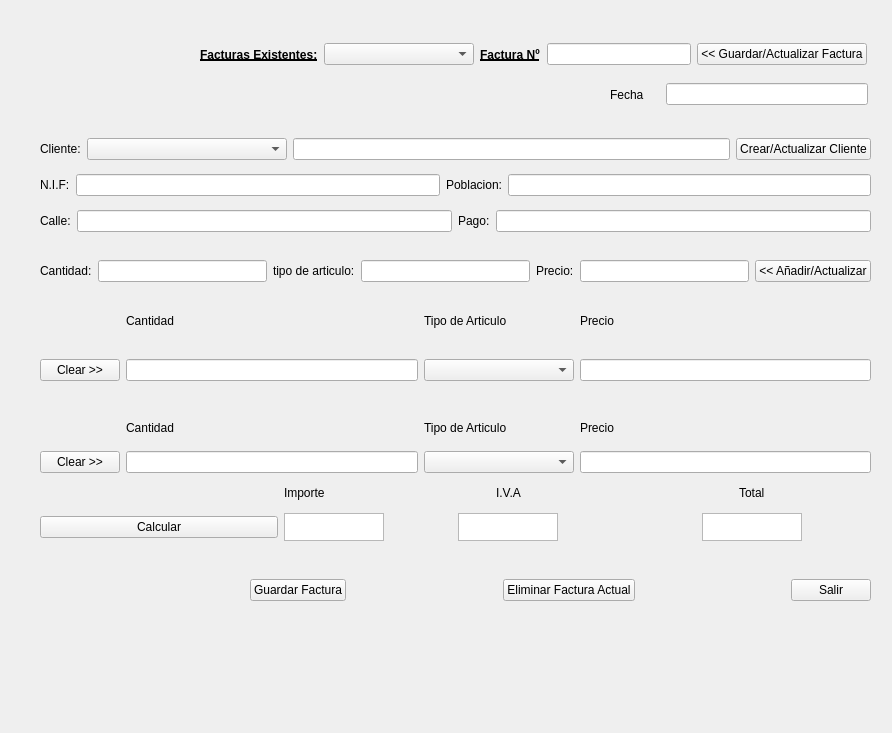
<?xml version="1.0" encoding="UTF-8"?>
<ui version="4.0">
 <class>Form</class>
 <widget class="QWidget" name="Form">
  <property name="geometry">
   <rect>
    <x>0</x>
    <y>0</y>
    <width>892</width>
    <height>733</height>
   </rect>
  </property>
  <property name="windowTitle">
   <string>Form</string>
  </property>
  <widget class="QWidget" name="gridLayoutWidget">
   <property name="geometry">
    <rect>
     <x>0</x>
     <y>0</y>
     <width>2</width>
     <height>2</height>
    </rect>
   </property>
   <layout class="QGridLayout" name="gridLayout"/>
  </widget>
  <widget class="QWidget" name="layoutWidget">
   <property name="geometry">
    <rect>
     <x>200</x>
     <y>40</y>
     <width>667</width>
     <height>29</height>
    </rect>
   </property>
   <layout class="QHBoxLayout" name="horizontalLayout_3">
    <item>
     <widget class="QLabel" name="fel">
      <property name="font">
       <font>
        <weight>75</weight>
        <bold>true</bold>
        <underline>true</underline>
       </font>
      </property>
      <property name="text">
       <string>Facturas Existentes:</string>
      </property>
     </widget>
    </item>
    <item>
     <widget class="QComboBox" name="boxfacs">
      <property name="minimumSize">
       <size>
        <width>150</width>
        <height>0</height>
       </size>
      </property>
     </widget>
    </item>
    <item>
     <widget class="QLabel" name="nfl">
      <property name="font">
       <font>
        <weight>75</weight>
        <bold>true</bold>
        <underline>true</underline>
       </font>
      </property>
      <property name="text">
       <string>Factura Nº</string>
      </property>
     </widget>
    </item>
    <item>
     <widget class="QLineEdit" name="nf"/>
    </item>
    <item>
     <widget class="QPushButton" name="addf">
      <property name="text">
       <string>&lt;&lt; Guardar/Actualizar Factura</string>
      </property>
     </widget>
    </item>
   </layout>
  </widget>
  <widget class="QWidget" name="layoutWidget_2">
   <property name="geometry">
    <rect>
     <x>610</x>
     <y>80</y>
     <width>258</width>
     <height>29</height>
    </rect>
   </property>
   <layout class="QHBoxLayout" name="horizontalLayout_2">
    <item>
     <widget class="QLabel" name="de2l">
      <property name="minimumSize">
       <size>
        <width>50</width>
        <height>0</height>
       </size>
      </property>
      <property name="maximumSize">
       <size>
        <width>0</width>
        <height>100</height>
       </size>
      </property>
      <property name="font">
       <font>
        <weight>50</weight>
        <bold>false</bold>
       </font>
      </property>
      <property name="text">
       <string>Fecha </string>
      </property>
     </widget>
    </item>
    <item>
     <widget class="QLineEdit" name="de3">
      <property name="minimumSize">
       <size>
        <width>200</width>
        <height>0</height>
       </size>
      </property>
     </widget>
    </item>
   </layout>
  </widget>
  <widget class="QWidget" name="gridLayoutWidget_2">
   <property name="geometry">
    <rect>
     <x>40</x>
     <y>130</y>
     <width>831</width>
     <height>111</height>
    </rect>
   </property>
   <layout class="QGridLayout" name="gridLayout_3">
    <item row="1" column="0">
     <layout class="QHBoxLayout" name="horizontalLayout_4">
      <item>
       <widget class="QLabel" name="nifl">
        <property name="font">
         <font>
          <weight>50</weight>
          <bold>false</bold>
         </font>
        </property>
        <property name="text">
         <string>N.I.F:</string>
        </property>
       </widget>
      </item>
      <item>
       <widget class="QLineEdit" name="nif"/>
      </item>
      <item>
       <widget class="QLabel" name="poblacionl">
        <property name="font">
         <font>
          <weight>50</weight>
          <bold>false</bold>
         </font>
        </property>
        <property name="text">
         <string>Poblacion:</string>
        </property>
       </widget>
      </item>
      <item>
       <widget class="QLineEdit" name="poblacion"/>
      </item>
     </layout>
    </item>
    <item row="2" column="0">
     <layout class="QHBoxLayout" name="horizontalLayout_5">
      <item>
       <widget class="QLabel" name="callel">
        <property name="font">
         <font>
          <weight>50</weight>
          <bold>false</bold>
         </font>
        </property>
        <property name="text">
         <string>Calle:</string>
        </property>
       </widget>
      </item>
      <item>
       <widget class="QLineEdit" name="calle"/>
      </item>
      <item>
       <widget class="QLabel" name="pagol">
        <property name="font">
         <font>
          <weight>50</weight>
          <bold>false</bold>
         </font>
        </property>
        <property name="text">
         <string>Pago:</string>
        </property>
       </widget>
      </item>
      <item>
       <widget class="QLineEdit" name="pago"/>
      </item>
     </layout>
    </item>
    <item row="0" column="0">
     <layout class="QHBoxLayout" name="horizontalLayout">
      <item>
       <widget class="QLabel" name="clil">
        <property name="font">
         <font>
          <weight>50</weight>
          <bold>false</bold>
         </font>
        </property>
        <property name="text">
         <string>Cliente:</string>
        </property>
       </widget>
      </item>
      <item>
       <widget class="QComboBox" name="boxclient">
        <property name="minimumSize">
         <size>
          <width>200</width>
          <height>0</height>
         </size>
        </property>
       </widget>
      </item>
      <item>
       <widget class="QLineEdit" name="cliente"/>
      </item>
      <item>
       <widget class="QPushButton" name="addclienteB">
        <property name="text">
         <string>Crear/Actualizar Cliente</string>
        </property>
       </widget>
      </item>
     </layout>
    </item>
   </layout>
  </widget>
  <widget class="QWidget" name="gridLayoutWidget_3">
   <property name="geometry">
    <rect>
     <x>40</x>
     <y>260</y>
     <width>831</width>
     <height>121</height>
    </rect>
   </property>
   <layout class="QGridLayout" name="gridLayout_4">
    <item row="0" column="0">
     <layout class="QHBoxLayout" name="horizontalLayout_8">
      <item>
       <widget class="QLabel" name="label">
        <property name="text">
         <string>Cantidad:</string>
        </property>
       </widget>
      </item>
      <item>
       <widget class="QLineEdit" name="newci"/>
      </item>
      <item>
       <widget class="QLabel" name="nal">
        <property name="text">
         <string>tipo de articulo:</string>
        </property>
       </widget>
      </item>
      <item>
       <widget class="QLineEdit" name="newti"/>
      </item>
      <item>
       <widget class="QLabel" name="label_2">
        <property name="text">
         <string>Precio:</string>
        </property>
       </widget>
      </item>
      <item>
       <widget class="QLineEdit" name="npre"/>
      </item>
      <item>
       <widget class="QPushButton" name="nuevoitem">
        <property name="text">
         <string>&lt;&lt; Añadir/Actualizar</string>
        </property>
       </widget>
      </item>
     </layout>
    </item>
    <item row="1" column="0">
     <layout class="QGridLayout" name="gridLayout_6">
      <item row="0" column="1">
       <widget class="QLabel" name="cantidadl">
        <property name="font">
         <font>
          <weight>50</weight>
          <bold>false</bold>
         </font>
        </property>
        <property name="text">
         <string>Cantidad</string>
        </property>
       </widget>
      </item>
      <item row="0" column="2">
       <widget class="QLabel" name="articulol">
        <property name="font">
         <font>
          <weight>50</weight>
          <bold>false</bold>
         </font>
        </property>
        <property name="text">
         <string>Tipo de Articulo</string>
        </property>
       </widget>
      </item>
      <item row="0" column="3">
       <widget class="QLabel" name="preciol">
        <property name="font">
         <font>
          <weight>50</weight>
          <bold>false</bold>
         </font>
        </property>
        <property name="text">
         <string>Precio</string>
        </property>
       </widget>
      </item>
      <item row="1" column="2">
       <widget class="QComboBox" name="boxitems">
        <property name="minimumSize">
         <size>
          <width>150</width>
          <height>0</height>
         </size>
        </property>
       </widget>
      </item>
      <item row="1" column="1">
       <widget class="QLineEdit" name="cantidad"/>
      </item>
      <item row="1" column="0">
       <widget class="QPushButton" name="cleari">
        <property name="text">
         <string>Clear &gt;&gt;</string>
        </property>
       </widget>
      </item>
      <item row="1" column="3">
       <widget class="QLineEdit" name="precio"/>
      </item>
     </layout>
    </item>
   </layout>
  </widget>
  <widget class="QWidget" name="gridLayoutWidget_5">
   <property name="geometry">
    <rect>
     <x>40</x>
     <y>410</y>
     <width>831</width>
     <height>131</height>
    </rect>
   </property>
   <layout class="QGridLayout" name="gridLayout_5">
    <item row="0" column="0">
     <layout class="QGridLayout" name="gridLayout_7">
      <item row="0" column="2">
       <widget class="QLabel" name="articulol_2">
        <property name="font">
         <font>
          <weight>50</weight>
          <bold>false</bold>
         </font>
        </property>
        <property name="text">
         <string>Tipo de Articulo</string>
        </property>
       </widget>
      </item>
      <item row="0" column="3">
       <widget class="QLabel" name="preciol_2">
        <property name="font">
         <font>
          <weight>50</weight>
          <bold>false</bold>
         </font>
        </property>
        <property name="text">
         <string>Precio</string>
        </property>
       </widget>
      </item>
      <item row="1" column="2">
       <widget class="QComboBox" name="boxitems_2">
        <property name="minimumSize">
         <size>
          <width>150</width>
          <height>0</height>
         </size>
        </property>
       </widget>
      </item>
      <item row="1" column="1">
       <widget class="QLineEdit" name="cantidad_2"/>
      </item>
      <item row="1" column="0">
       <widget class="QPushButton" name="cleari_2">
        <property name="text">
         <string>Clear &gt;&gt;</string>
        </property>
       </widget>
      </item>
      <item row="1" column="3">
       <widget class="QLineEdit" name="precio_2"/>
      </item>
      <item row="0" column="1">
       <widget class="QLabel" name="cantidadl_2">
        <property name="font">
         <font>
          <weight>50</weight>
          <bold>false</bold>
         </font>
        </property>
        <property name="text">
         <string>Cantidad</string>
        </property>
       </widget>
      </item>
     </layout>
    </item>
    <item row="1" column="0">
     <layout class="QGridLayout" name="gridLayout_8">
      <item row="0" column="1">
       <widget class="QLabel" name="label_6">
        <property name="maximumSize">
         <size>
          <width>100</width>
          <height>28</height>
         </size>
        </property>
        <property name="text">
         <string>Importe</string>
        </property>
       </widget>
      </item>
      <item row="1" column="1">
       <widget class="QTextEdit" name="textEdit">
        <property name="maximumSize">
         <size>
          <width>100</width>
          <height>28</height>
         </size>
        </property>
       </widget>
      </item>
      <item row="1" column="2" alignment="Qt::AlignHCenter">
       <widget class="QTextEdit" name="textEdit_2">
        <property name="maximumSize">
         <size>
          <width>100</width>
          <height>28</height>
         </size>
        </property>
       </widget>
      </item>
      <item row="0" column="3" alignment="Qt::AlignHCenter">
       <widget class="QLabel" name="label_7">
        <property name="text">
         <string>Total</string>
        </property>
       </widget>
      </item>
      <item row="1" column="3" alignment="Qt::AlignHCenter">
       <widget class="QTextEdit" name="textEdit_3">
        <property name="maximumSize">
         <size>
          <width>100</width>
          <height>28</height>
         </size>
        </property>
       </widget>
      </item>
      <item row="0" column="2" alignment="Qt::AlignHCenter">
       <widget class="QLabel" name="label_5">
        <property name="text">
         <string>I.V.A</string>
        </property>
       </widget>
      </item>
      <item row="1" column="0">
       <widget class="QPushButton" name="calculaImporteB">
        <property name="text">
         <string>Calcular</string>
        </property>
       </widget>
      </item>
     </layout>
    </item>
   </layout>
  </widget>
  <widget class="QWidget" name="layoutWidget_7">
   <property name="geometry">
    <rect>
     <x>250</x>
     <y>570</y>
     <width>621</width>
     <height>41</height>
    </rect>
   </property>
   <layout class="QHBoxLayout" name="horizontalLayout_9">
    <item>
     <widget class="QPushButton" name="GuardarTodoB">
      <property name="text">
       <string>Guardar Factura</string>
      </property>
     </widget>
    </item>
    <item>
     <spacer name="horizontalSpacer_6">
      <property name="orientation">
       <enum>Qt::Horizontal</enum>
      </property>
      <property name="sizeHint" stdset="0">
       <size>
        <width>40</width>
        <height>20</height>
       </size>
      </property>
     </spacer>
    </item>
    <item>
     <widget class="QPushButton" name="rmallfac">
      <property name="text">
       <string>Eliminar Factura Actual</string>
      </property>
     </widget>
    </item>
    <item>
     <spacer name="horizontalSpacer_9">
      <property name="orientation">
       <enum>Qt::Horizontal</enum>
      </property>
      <property name="sizeHint" stdset="0">
       <size>
        <width>40</width>
        <height>20</height>
       </size>
      </property>
     </spacer>
    </item>
    <item>
     <widget class="QPushButton" name="exitb">
      <property name="text">
       <string>Salir</string>
      </property>
     </widget>
    </item>
   </layout>
  </widget>
 </widget>
 <resources/>
 <connections/>
</ui>
